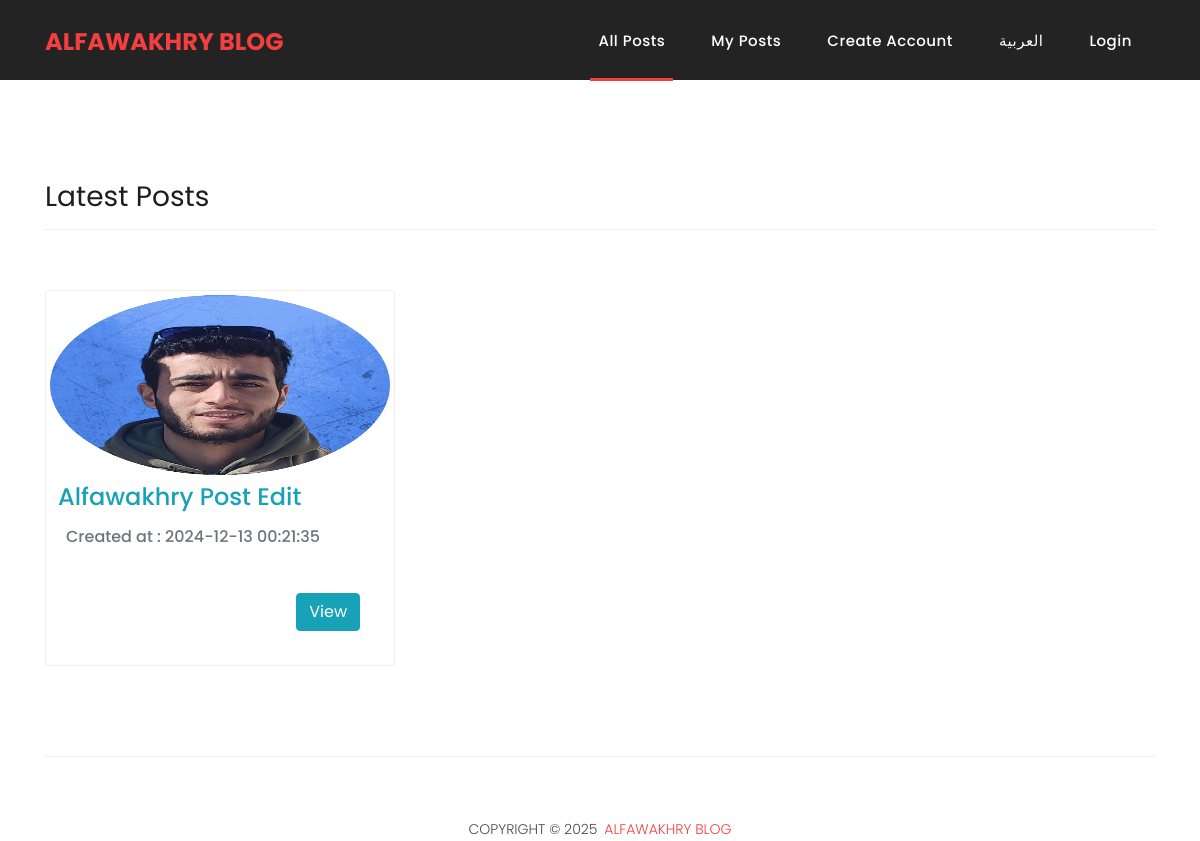
The page / on the database its author committed.
### tables this page shows
CREATE TABLE `posts` (
  `id` int(11) NOT NULL,
  `title` varchar(255) NOT NULL,
  `body` text NOT NULL,
  `image` varchar(255) DEFAULT NULL,
  `created_at` datetime DEFAULT current_timestamp(),
  `user_id` int(11) NOT NULL
);

### index.php (the view, shortened to what this page needs)
<?php
require_once 'inc/header.php';
?>
<div class="banner header-text">
</div>
<?php
if (isset($_GET['page'])) {
  $page = $_GET['page'];
} else {
  $page = 1;
}
$limit = 3;
$offset = ($page - 1) * $limit;
if (isset($_SESSION['user_id'])) {
  $user_id = $_SESSION['user_id'];
  $query0 = "SELECT * FROM `posts` WHERE `user_id` != '$user_id'";
  $res0 = mysqli_query($conn, $query0);
  $page_count = max(1, ceil((mysqli_num_rows($res0) / $limit)));
  if ($page > $page_count || $page <= 0) {
    header("location:index.php?page=1");
    exit();
  }
  $query = "SELECT * FROM `posts` WHERE `user_id` != '$user_id' limit $limit offset $offset";
  $res = mysqli_query($conn, $query);
  $row_count = mysqli_num_rows($res);
} else {
  $query = "SELECT * FROM `posts` limit $limit offset $offset";
  $res = mysqli_query($conn, $query);
  $row_count = mysqli_num_rows($res);
}
?>
<div class="latest-products">
  <div class="container">
    <div class="row">
      <div class="col-md-12">
        <div class="section-heading">
          <?php
          if ($lang == 'ar') {
            $header_dir = 'text-right';
          } else {
            $header_dir = 'text-left';
          }
          ?>
          <h2 class="<?= $header_dir ?>"><?= $msg['Latest Posts'] ?></h2>
        </div>
      </div>
      <?php
      if ($row_count > 0) :
        $posts = mysqli_fetch_all($res, MYSQLI_ASSOC);
        foreach ($posts  as $post) :
      ?>
          <div class="col-md-4">
            <div class="product-item img-thumbnail">
              <a href="#"><img src="assets/images/postImage/<?= $post['image'] ?>" style="width: 340px;height: 180px;" alt=""></a>
              <a href="#">
                <h4 class="m-2 text-capitalize text-info"><?= $post['title'] ?></h4>
              </a>
              <h6 class="m-3 text-muted">Created at : <?= $post['created_at'] ?></h6>
              <div class="down-content">
                <div class="d-flex justify-content-end">
                  <a href="viewPost.php?id=<?= $post['id'] ?>" class="btn btn-info text-capitalize"><?= $msg['View'] ?></a>
                </div>
              </div>
            </div>
          </div>
        <?php
        endforeach;
      else :
        ?>
        <div class="">
          <h1 class="text-capitalize"><?= $msg['No Posts to display'] ?></h1>
        </div>
      <?php
      endif;
      ?>
    </div>
  </div>
</div>
<?php require_once 'inc/footer.php'; ?>

### assets/css/templatemo-sixteen.css (style rules this page uses)
body { font-family: 'Poppins', sans-serif; overflow-x: hidden; text-rendering: optimizeLegibility; -webkit-font-smoothing: antialiased; -moz-osx-font-smoothing: grayscale; }
a { text-decoration: none!important; }
h1,h2,h3,h4,h5,h6 { margin: 0px; }
.section-heading { text-align: left; margin-bottom: 60px; border-bottom: 1px solid #eee; }
.section-heading h2 { font-size: 28px; font-weight: 400; color: #1e1e1e; margin-bottom: 15px; }
.banner { position: relative; text-align: center; padding-top: 80px; }
.latest-products { margin-top: 100px; }
.product-item { border: 1px solid #eee; margin-bottom: 30px; }
.product-item .down-content { padding: 30px; position: relative; }
.product-item img { width: 100%; overflow: hidden; }

### rows shown on the page
posts: image (picture), title "Alfawakhry Post Edit", created_at "2024-12-13 00:21:35"

### other values the page prints
$msg['ALfawakhry blog'] "ALFAWAKHRY BLOG"
$msg['All Posts'] "All Posts"
$msg['My Posts'] "My Posts"
$msg['Create Account'] "Create Account"
$msg['Login'] "Login"
$msg['Latest Posts'] "Latest Posts"
